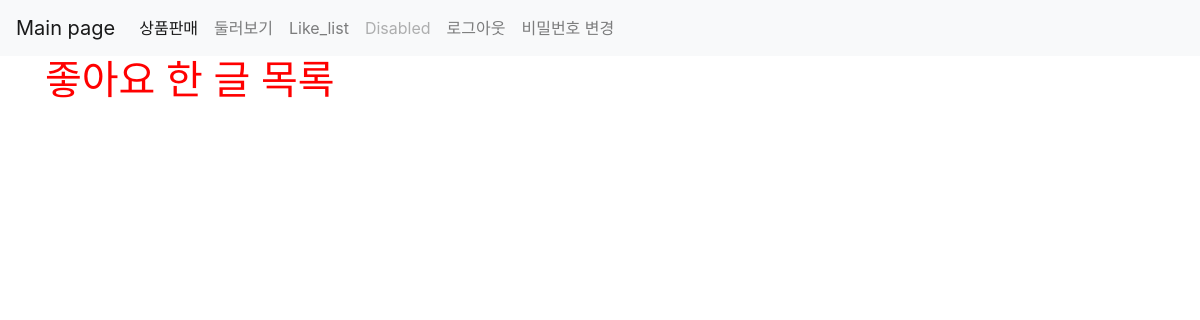
Before: /products/like_list (signed in) with the older database file.
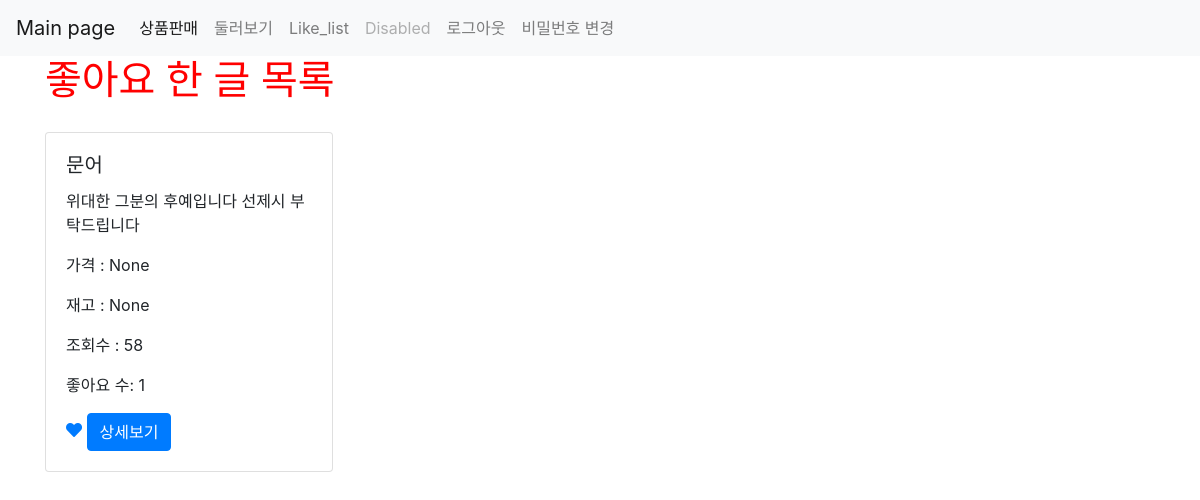
After: the same page with the newer database file.
### products/models.py (models this page shows)
class Like(models.Model):
    user = models.ForeignKey(User,on_delete=models.CASCADE)
    product = models.ForeignKey(Product, on_delete=models.CASCADE)
    created_at = models.DateTimeField(auto_now_add=True)
    updated_at = models.DateTimeField(auto_now=True)
    class Meta:
        unique_together = (('user','product'))

class Product(models.Model):
    title = models.CharField(max_length = 100)
    content = models.TextField()
    user = models.ForeignKey(User, on_delete=models.CASCADE, null=True)
    created_at = models.DateTimeField(auto_now_add = True)
    updated_at = models.DateTimeField(auto_now = True)
    view_count = models.IntegerField(default=0)
    image = models.ImageField(upload_to='images/', null=True)
    price = models.IntegerField(null=True)
    stock = models.IntegerField(null=True)
    like_user_set = models.ManyToManyField(User, blank=True, related_name='like_user_set', through='Like')
    @property
    def like_count(self):
        return self.like_user_set.count()

### products/views.py (the view)
# urls.py: path('like_list', like_list, name="like_list"),
@login_required
def like_list(request):
    likes = request.user.like_set.all()
    return render(request,'products/like_list.html',{'likes':likes})

### products/templates/products/like_list.html
{% extends 'base.html' %}
{% load static %}
{% block content %}
{% include 'shared/_navbar.html' %}
    <div class="container">
        {% if user.is_authenticated %}
            <h1>좋아요 한 글 목록</h1>
            <div class="row">
                {% for like in likes %}
                    <div class="col-md-4 col-12">
                        <div class="card" style="width: 18rem; margin-top: 20px;">
                            <div class="card-body">
                                <h5 class="card-title">{{ like.product.title }}</h5>
                                <p class="card-content">{{ like.product.content }}</p>
                                <p>가격 : {{ like.product.price }}</p>
                                <p>재고 : {{ like.product.stock }}</p>
                                <p>조회수 : {{ like.product.view_count }}</p>
                                <p>좋아요 수: {{ like.product.like_count }}</p>
                                <a href="{% url 'products:product_like' like.product.id %}">
                                    {% if user in like.product.like_user_set.all %}
                                                <i class="fas fa-heart"></i>
                                    {% else %}
                                                <i class="far fa-heart"></i>
                                    {% endif %}
                                </a>
                                <a href="{% url 'products:show' like.product.pk %}" class="btn btn-primary">상세보기</a>
                            </div>
                        </div>
                    </div>
                 {% endfor %}
            </div>
        {% else %}
            <h3>로그인 후 이용이 가능합니다.</h3>
            <a href="{% url 'account_login' %}" class="btn btn-warning">로그인</a>
            <a href="{% url 'account_signup' %}" class="btn btn-warning">회원가입</a>
        {% endif %}
    </div>
{% endblock %}

Changed rows visible on the page:
added Like: product "문어", product.content "위대한 그분의 후예입니다 선제시 부탁드립니다", product.price "None", product.stock "None", product.view_count "58", product.like_count "1"
